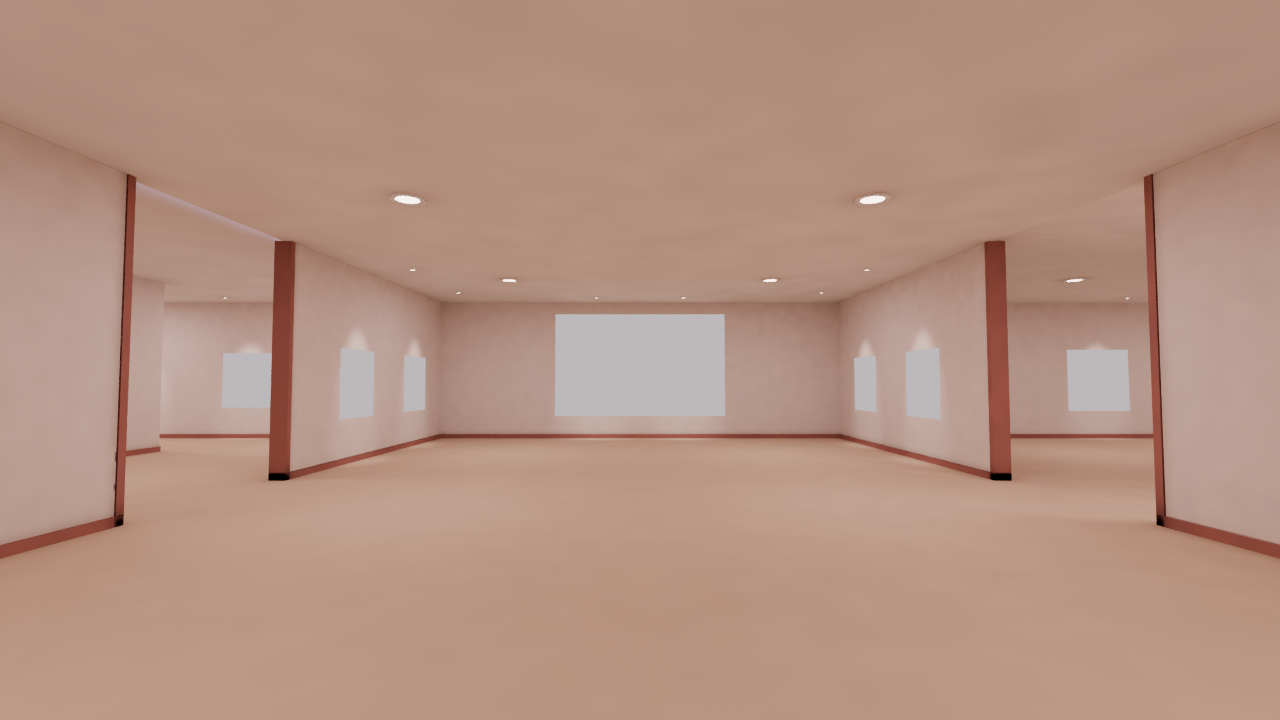
#> input picture design/lighting-reference/baked-heart.png, 1280 x 720 px
$ python floor_tone.py ../../design/lighting-reference/baked-heart.png out.png
#> lines starting #> are read from the running program, lines starting #| are printed output that depends on the picture
"""Re-tones the floor boards to a darker walnut-cherry (keeps every board and grain detail).
Usage: python floor_tone.py <in.jpg> <out.jpg>   (last step of the floor texture, after plank_variation.py)"""
import sys
import numpy as np
from PIL import Image
TARGET = (76, 44, 29)                       # mean colour, sRGB 0-255: dark walnut-cherry, like the reference
to_lin = lambda s: np.where(s <= 0.04045, s / 12.92, ((s + 0.055) / 1.055) ** 2.4)
to_srgb = lambda l: np.where(l <= 0.0031308, l * 12.92, 1.055 * np.power(np.clip(l, 0, None), 1 / 2.4) - 0.055)
lin = to_lin(np.asarray(Image.open(sys.argv[1]).convert("RGB"), np.float64) / 255)
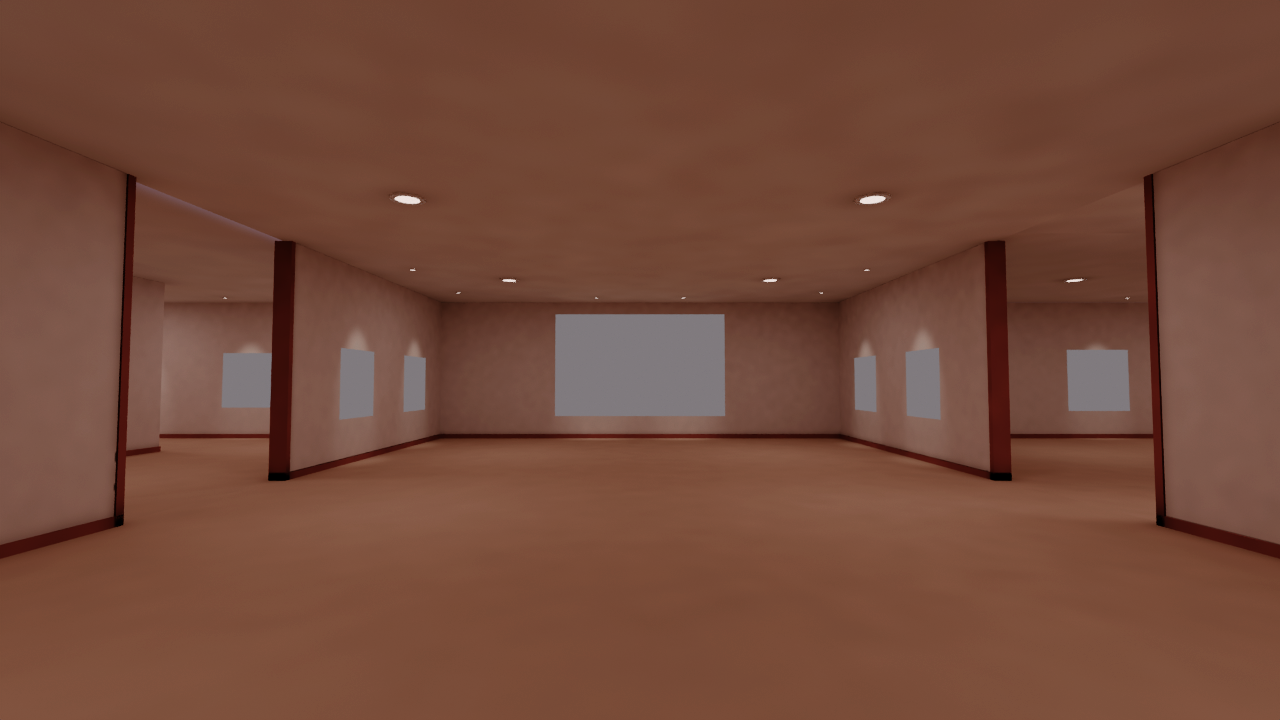
#> lin: shape (720, 1280, 3) float64; mean R, G, B 0.454, 0.292, 0.229
lin *= to_lin(np.array(TARGET) / 255) / lin.reshape(-1, 3).mean(0)
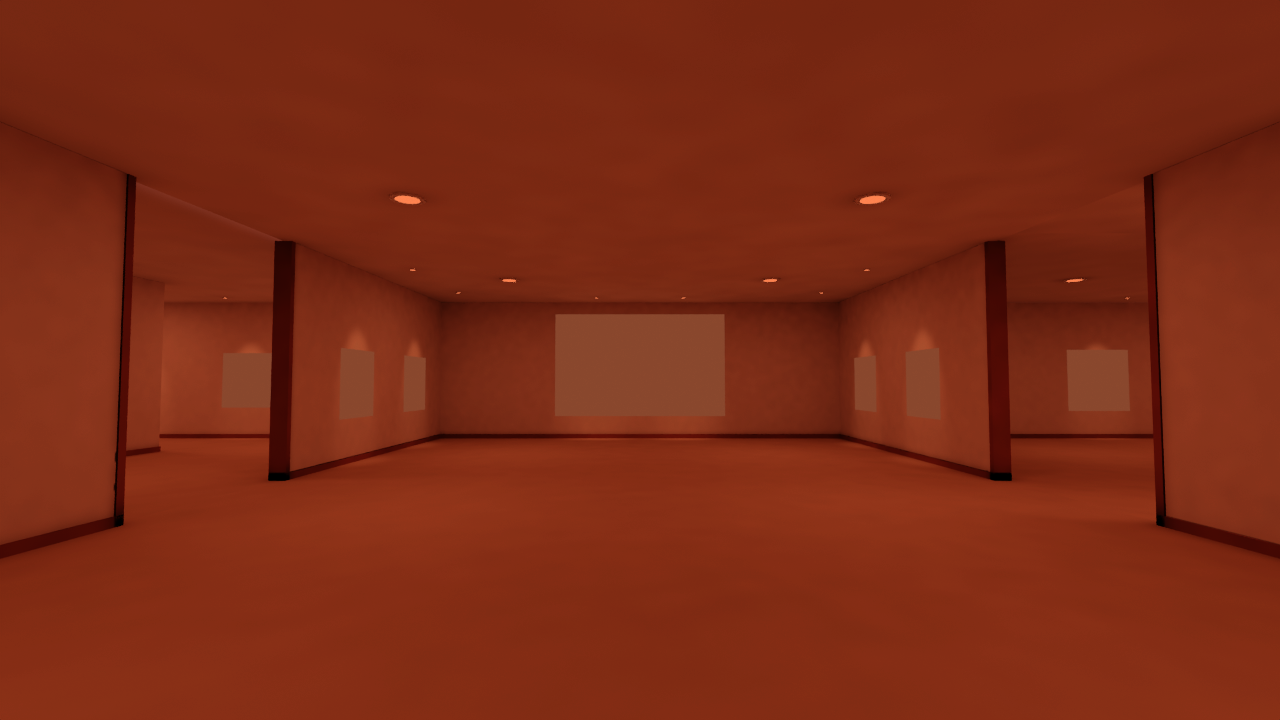
#> lin: shape (720, 1280, 3) float64; mean R, G, B 0.0723, 0.0252, 0.0123; drawn with min black and max white
Image.fromarray((np.clip(to_srgb(lin), 0, 1) * 255 + 0.5).astype(np.uint8)).save(sys.argv[2], quality=90, optimize=True, progressive=True)
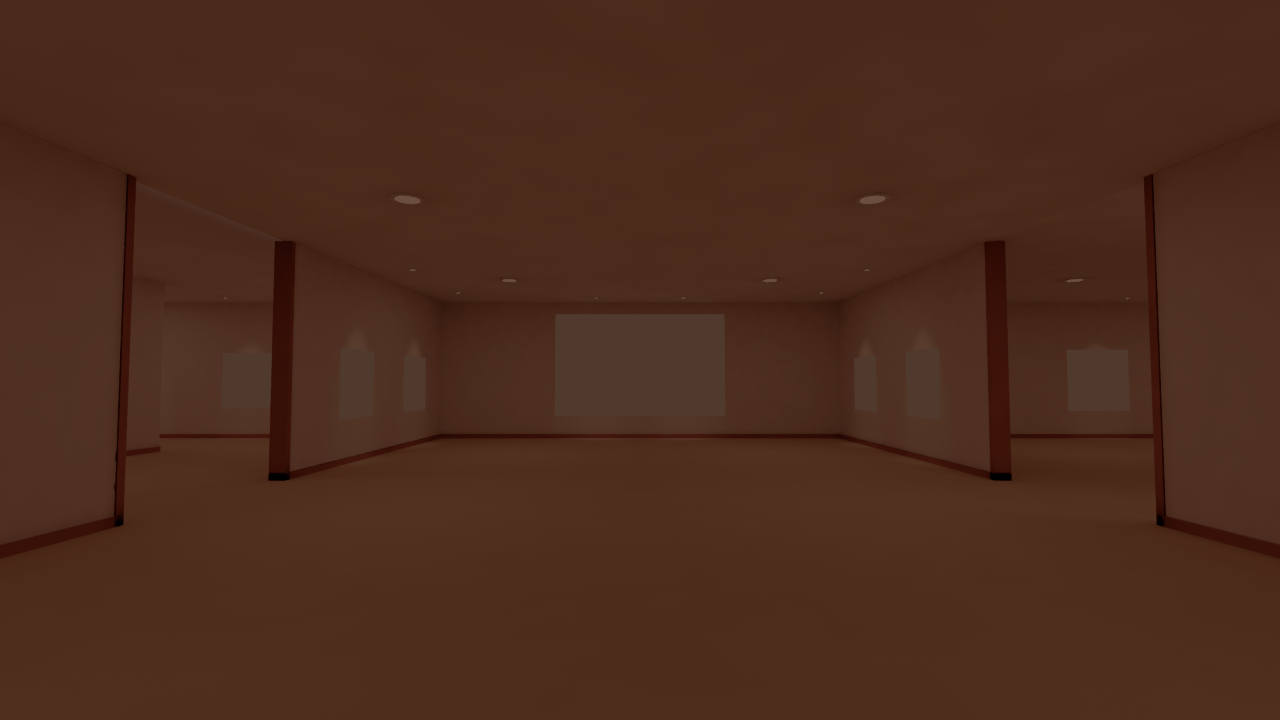
#> saved as out.png: PIL image 1280x720 RGB; mean R, G, B 75.8, 43.6, 28.5
print("toned", sys.argv[2])

$ run again, on design/lighting-reference/baked-story.png
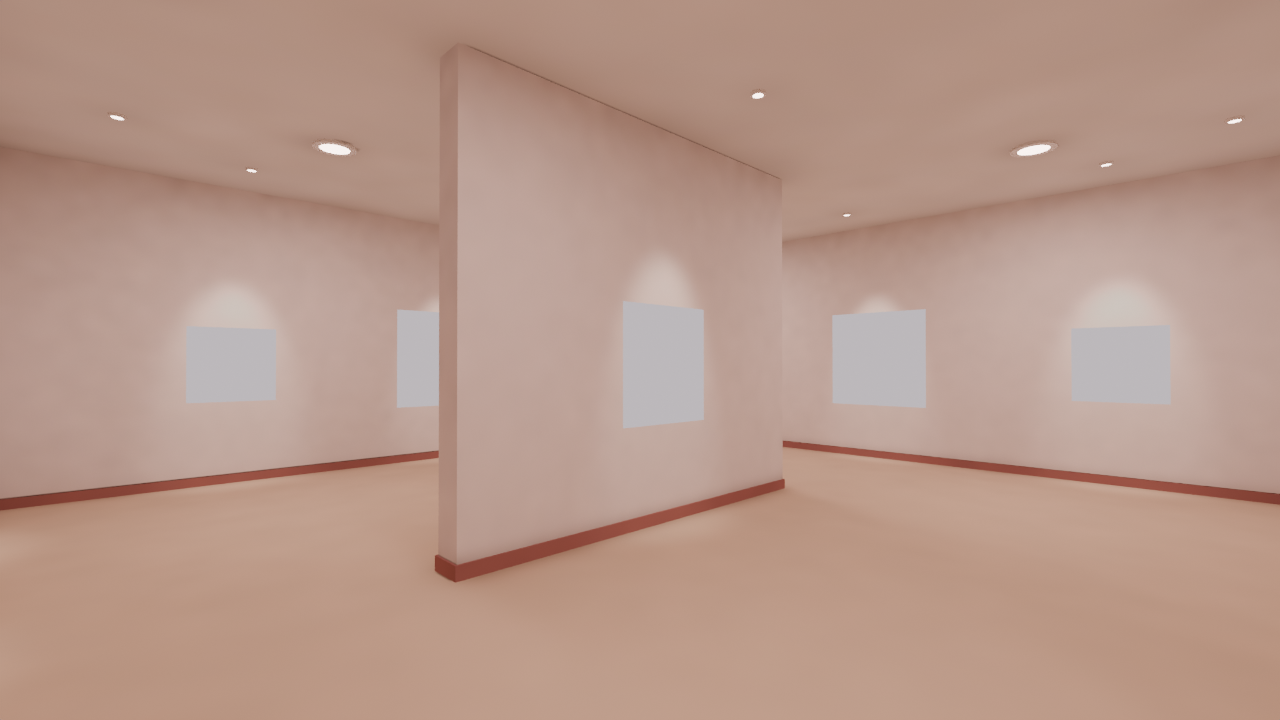
#> input picture design/lighting-reference/baked-story.png, 1280 x 720 px
#> `lin *= to_lin(np.array(TARGET) / 255) / lin.reshape(-1, 3).mean(0)`:
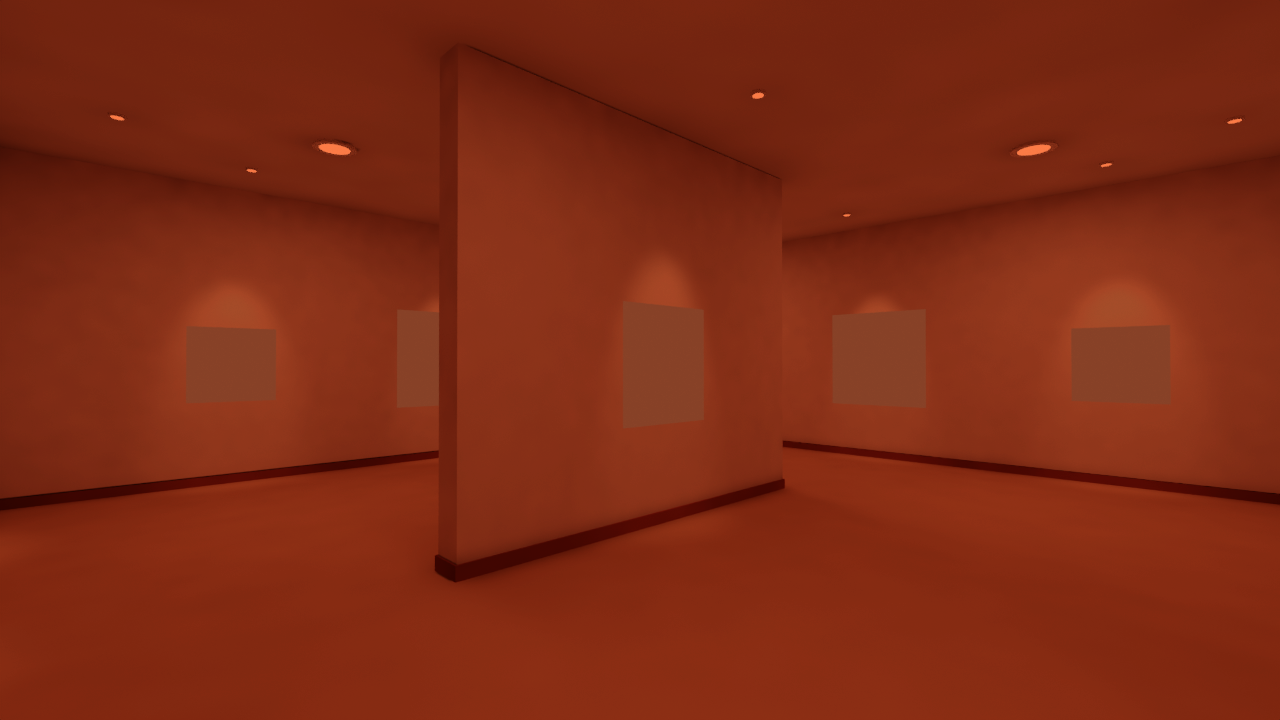
#> lin: shape (720, 1280, 3) float64; mean R, G, B 0.0723, 0.0252, 0.0123; drawn with min black and max white
#> `Image.fromarray((np.clip(to_srgb(lin), 0, 1) * 255 + 0.5).astype(np.ui..`:
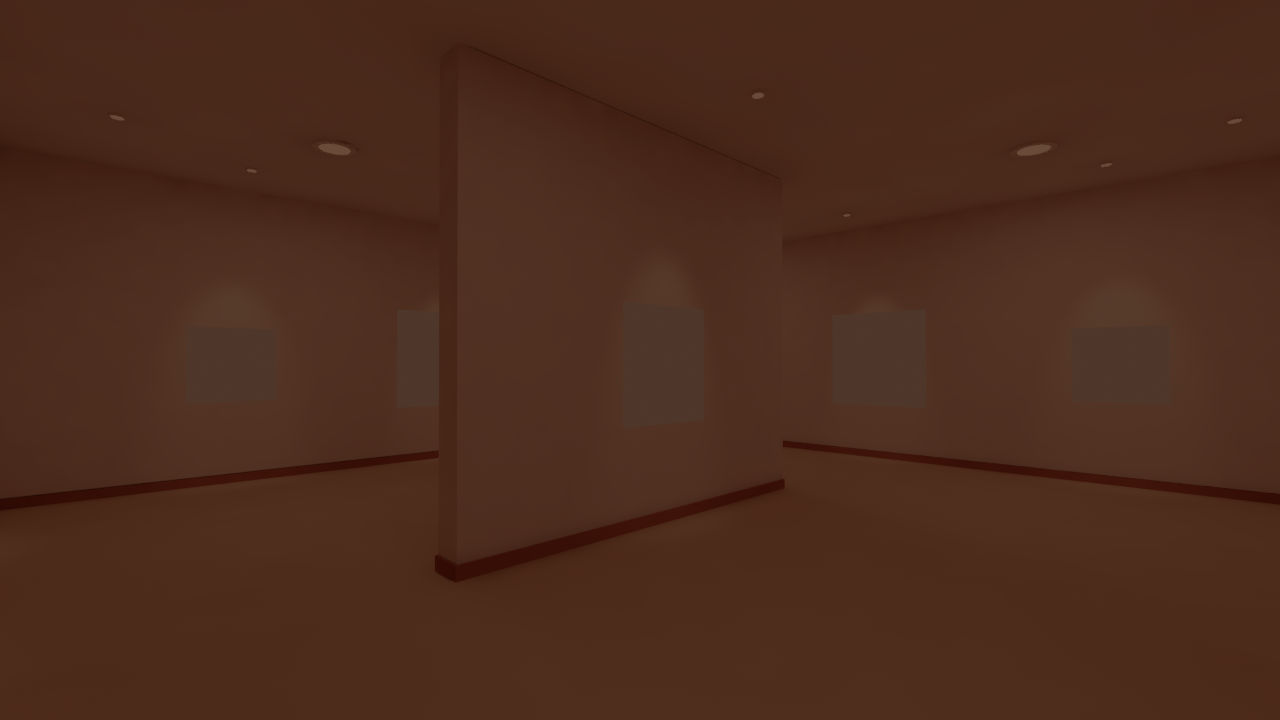
#> saved as out.png: PIL image 1280x720 RGB; mean R, G, B 75.8, 43.6, 28.6
